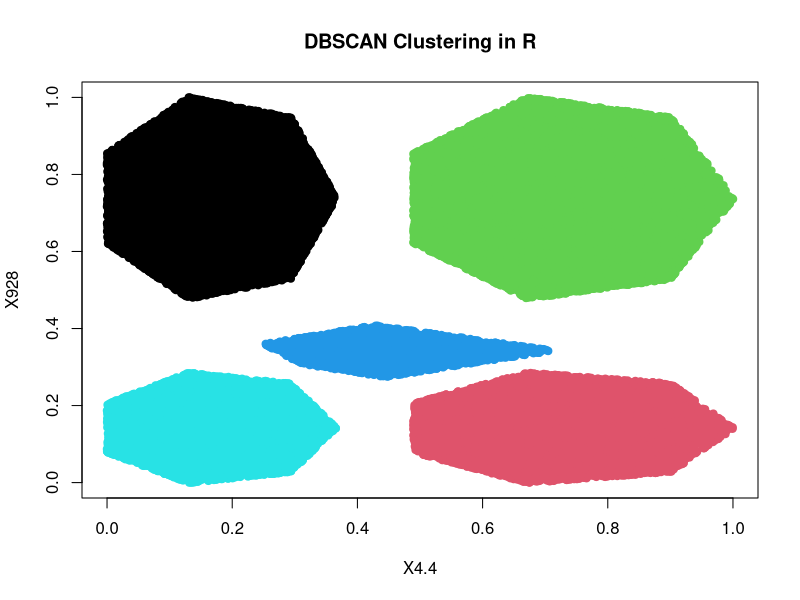

This figure's R source:
# Install and load the necessary libraries
install.packages("dbscan")
library(dbscan)

# Read the data from the CSV file
data <- read.csv("data/samples.csv")

# Drop the Null values
data <- na.omit(data)

# Min-max scale the samples to [0, 1]
min_max_scale <- function(x) {
  (x - min(x)) / (max(x) - min(x))
}

# Scale to every column separately
scaled_data <- apply(data, 2, min_max_scale)

# Run DBSCAN
dbscan_result <- dbscan(scaled_data, eps = 0.01, minPts = 5)

cat("\nNumber of clusters:", max(dbscan_result$cluster), "\n")

# Visualize the clusters
plot(scaled_data, col = dbscan_result$cluster, pch = 19, main = "DBSCAN Clustering in R")
